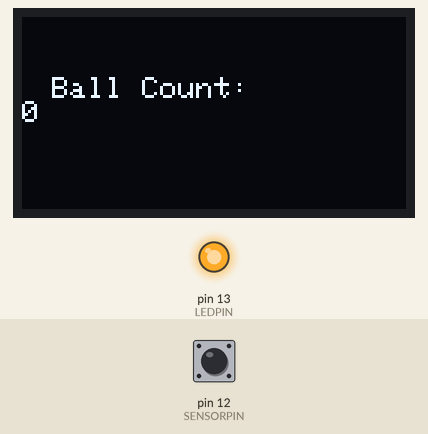
Recording of a sketch running on a simulated Arduino Uno, built with avr-gcc and run on an emulated ATmega328P. Parts: 128×64 one-colour display, output pins drawn as LEDs (lit = HIGH). The inputs (shaded band) are chosen by the test bench; at power-on: pin 12 (SENSORPIN) HIGH. What the sketch prints to the serial monitor is not drawn.

Above: at 1.2 s.
1.3 s: pin 12 (SENSORPIN) pulsed LOW 5 times (0.12 s each, 0.3 s apart)
At 3.8 s:
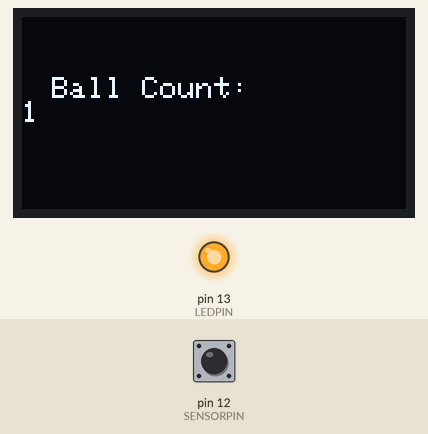
Timing chart, 0 to 5.3 s (numbered marks = the images above; inputs shaded):
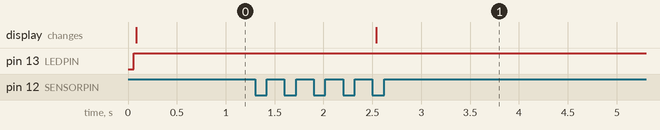

Measured:
- after the input at 1.3 s, the display: changes after 1.2 s (image 1)

The sketch:

ball_count_ir.ino
```cpp
#include <SPI.h>
#include <Wire.h>
#include <Adafruit_GFX.h>
#include <Adafruit_SSD1306.h>

// OLED display configuration
#define SCREEN_WIDTH 128
#define SCREEN_HEIGHT 64
#define OLED_RESET -1  // If your screen doesn't use reset pin
#define SCREEN_ADDRESS 0x3D  // Typical I2C address for SSD1306

// Create display object
Adafruit_SSD1306 display(SCREEN_WIDTH, SCREEN_HEIGHT, &Wire, OLED_RESET);

// IR sensor and LED configuration
#define SENSORPIN 12  // IR sensor signal pin
#define LEDPIN 13    // Built-in LED to indicate beam break

// Variable to hold sensor state
int sensorState = 0;
int lastState = 0;
int ballCount = 0;
int breakBeam = 0;

void setup() {
  Serial.begin(9600);  // Start serial monitor for debugging

  // Initialize OLED
  if (!display.begin(SSD1306_SWITCHCAPVCC, SCREEN_ADDRESS)) {
    Serial.println(F("SSD1306 allocation failed"));
    for (;;); // Don't proceed, loop forever
  }
  display.clearDisplay();
  display.display();

  // Setup IR sensor and LED pins
  pinMode(SENSORPIN, INPUT_PULLUP);  // Use internal pull-up resistor
  pinMode(LEDPIN, OUTPUT);
}

void loop() {
  // Read IR sensor (LOW when beam is broken, HIGH when unbroken)
  sensorState = digitalRead(SENSORPIN);

  display.clearDisplay();  // Clear previous display contents

  // If beam is broken, turn LED on and display "Broken"
  if (sensorState == LOW && lastState == HIGH) {
    breakBeam++;
    if (breakBeam % 2 == 0) {
     ballCount++; // Increment counter
    Serial.print("Ball Count: ");
    Serial.println(ballCount);
    }
    digitalWrite(LEDPIN, HIGH);

  }
  // If beam is intact, turn LED off and display "Unbroken"
  else {
    digitalWrite(LEDPIN, LOW);  // Turn off LED
  }

   digitalWrite(LEDPIN, HIGH);  // Turn on LED
    display.setCursor(10, 20);
    display.setTextSize(1);
    display.setTextColor(WHITE);
    display.println("Ball Count: ");
    display.println(ballCount);
    display.display();


  display.display();  // Push buffer to OLED screen
  lastState = sensorState;


  delay(100);  // Small delay for stability
}
```
